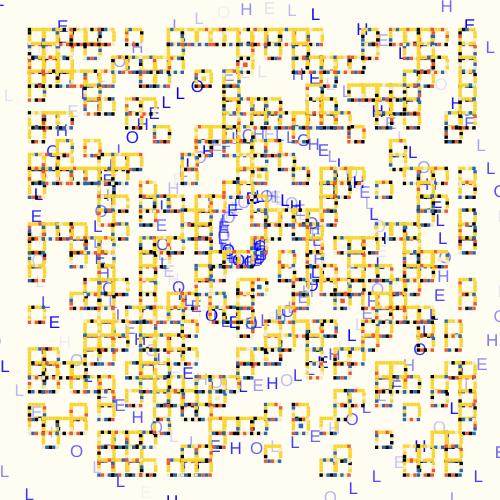
Frame 1 (no input)
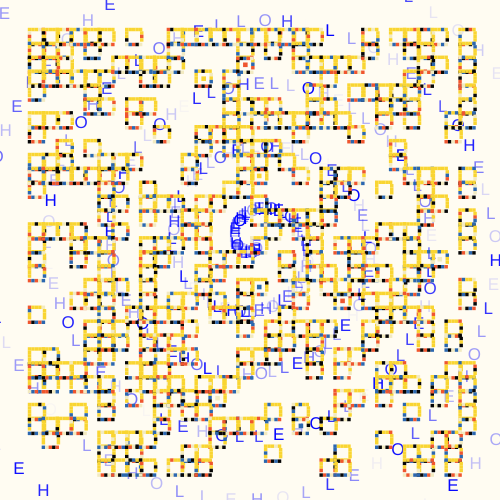
Frame 60 (no input)
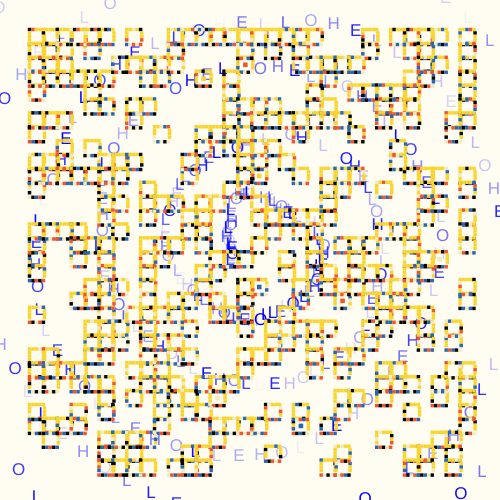
Frame 120 (the mouse pressed at the canvas centre since frame 60)

The p5.js sketch that drew these frames (run headless with seeded random() and noise() and a simulated clock; from frame 60 on, the mouse is pressed at the canvas centre):

// p5.js sketch
// ── sketch.js
let margin = 2;
let N = 36;
let u, v;
let backCol = "#fffcf2";
let palette = ["#050505", "#2b67af", "#ef562f", "#f2eac1"], mainCol = "#f9d531";
let allColors = [...palette.slice(1), mainCol];

let rectangles = [];

let randInt = (a, b) => (Math.floor(Math.random() * (b - a) + a));

let xoff = 0;
let yoff = 1000;


// Setting the canvas size
function setup() {
  createCanvas(500, 500);
  // Calculate the width of each small square
  u = width / N;
  // Calculate the boundary of each small square
  v = u / 4;
 
  createComposition();

}

// plotting function
function draw() {
  // Drawing background color
  background(backCol);
  
  translate(width/2,height/2)
	for(var i=0;i<400;i++){
		let ang = i/10 + frameCount/50;
		let r = i + noise(i/10)*map(mouseX,0,width,0,100)
		fill(0,0,255,random(255));
		textSize(17);
		text(['HELLO'[i%5]],cos(ang)*r,sin(ang)*r);
	}
  translate(-width/2,-height/2)

  // No Stroke
  noStroke()
  randomSeed(2)
  
  
  // Iterate over all the cubes
  for (let recta of rectangles) {
    // Drawing small squares
    drawRectangle(recta.i * u, recta.j * u, 15, 15, recta.insideCol);
  }
}

function  mouseClicked(){
  palette = []
createComposition();
for (let i = 0; i < 12; i++) {
let randomColor = '#' + Math.floor(Math.random()*16777215).toString(16); // Generate random hexadecimal colors
palette.push(randomColor); // Add the generated color to the array
}
mainCol = '#' + Math.floor(Math.random()*16777215).toString(16)
allColors = [...palette.slice(1), mainCol]

}

// Creating Combined Pattern Functions
function createComposition() {
  // Generate random cubes and add to the array until a certain number is reached
  for (let i = 0; i < 2000; i++) {
    let newRecta = generateRectangle();
    let canAdd = true;
    // Checks if the newly generated cube intersects an existing cube in the array.
    for (let recta of rectangles) {
      if (rectanglesIntersect(newRecta, recta)) {
        canAdd = false;
        break;
      }
    }
    // If they do not intersect then add to the array
    if (canAdd) {
      rectangles.push(newRecta);
    }
  }

  // Generate a circle of small squares around the edge
  for (let i = margin; i < N - margin; i++) {
    for (let j = margin; j < N - margin; j++) {
      let newRecta = {
        i: i,
        j: j,
        si: 1,
        sj: 1
      }
      let canAdd = true;
      // Checks if the newly generated cube intersects an existing cube in the array.
      for (let recta of rectangles) {
        if (rectanglesIntersect(newRecta, recta)) {
          canAdd = false;
          break;
        }
      }
      // If they do not intersect then add to the array
      if (canAdd) {
        rectangles.push(newRecta);
      }
    }
  }

  // Assigning internal colors to some small squares
  let colors = [...allColors, ...allColors];
  let i = 0;
  while (colors.length > 0) {
    if (rectangles[i].si > 1 && rectangles[i].sj > 1 && (rectangles[i].si + rectangles[i].sj) < 7) rectangles[i].insideCol = colors.pop();
    i++;
    if (i >= rectangles.length) break;
  }
}

// Determine if two cubes intersect
function rectanglesIntersect(recta1, recta2) {
  return ((recta1.i <= recta2.i && recta1.i + recta1.si > recta2.i) || (recta2.i <= recta1.i && recta2.i + recta2.si > recta1.i)) && ((recta1.j <= recta2.j && recta1.j + recta1.sj > recta2.j) || (recta2.j <= recta1.j && recta2.j + recta2.sj > recta1.j));
}

// Generate randomized cubes
function generateRectangle() {
  let si, sj;
  do {
    // Random generation of si and sj
    si = Math.floor(randInt(3, 10) / 2);
    sj = Math.floor(randInt(3, 10) / 2);
  } while ((si == 1 && sj == 1) || (si >= 4 && sj >= 4))
  // Randomly generate i and j
  let i = randInt(margin, N - margin - si + 1);
  let j = randInt(margin, N - margin - sj + 1);
  let recta = {
    i: i,
    j: j,
    si: si,
    sj: sj
  };
  return recta;
}

// Define a function that draws a rectangle with an inner color
function drawRectangle(x0, y0, si, sj, insideCol) {
  // If there is an internal color parameter
  if (insideCol) {
    // Fill interior color
    fill(insideCol);
    // Drawing internal rectangles
    rect(x0 + 2 * v, y0 + 2 * v, si - 3 * v, sj - 3 * v);
    // If the difference between the length and width of the rectangle is less than 2 * u
    if (Math.abs(si - sj) < 2 * u) {
      // Choose a color at random
      fill(random(allColors));
      // Drawing internal rectangles with different aspect sizes
      if (si < sj) {
        rect(x0 + 3 * v, y0 + (sj - (si - 6 * v)) / 2, si - 5 * v, si - 5 * v);
      } else if (sj < si) {
        rect(x0 + (si - (sj - 6 * v)) / 2, y0 + 3 * v, sj - 5 * v, sj - 5 * v);
      }
    }
  }

  // Initialization variables for storing colors
  let prevCol1, prevCol2, newCol;

  // Horizontal Loop Drawing Rectangle
  for (let x = x0; x < x0 + si + v / 2; x += v) {
    // Select a new color that is different from the previous one
    do {
      newCol = random(palette);
    } while (newCol == prevCol1)
    // Use the primary color with a 2/3 probability
    if (Math.random() < 2 / 3) newCol = mainCol;
    // Fill colors and draw rectangles
    fill(newCol);
    prevCol1 = newCol;
    rect(x, y0, v, v);

    // Select a new color that is different from the previous one
    do {
      newCol = random(palette);
    } while (newCol == prevCol2)
    // Use the primary color with a 2/3 probability
    // if (Math.random() < 2 / 3) newCol = mainCol;
    // Fill colors and draw rectangles
    fill(newCol);
    prevCol2 = newCol;
    rect(x, y0 + sj, v, v);
  }

  // Vertical Loop Drawing Rectangles
  for (let y = y0 + v; y < y0 + sj - v / 2; y += v) {
    // Select a new color that is different from the previous one
    do {
      newCol = random(palette);
    } while (newCol == prevCol1)
    // Use the primary color with a 2/3 probability
    if (Math.random() < 2 / 3) newCol = mainCol;
    // Fill colors and draw rectangles
    fill(newCol);
    prevCol1 = newCol;
    rect(x0, y, v, v);

    // Select a new color that is different from the previous one
    do {
      newCol = random(palette);
    } while (newCol == prevCol2)
    // Use the primary color with a 2/3 probability
    if (Math.random() < 2 / 3) newCol = mainCol;
    // Fill colors and draw rectangles
    fill(newCol);
    prevCol2 = newCol;
    rect(x0 + si, y, v, v);
  }
}
